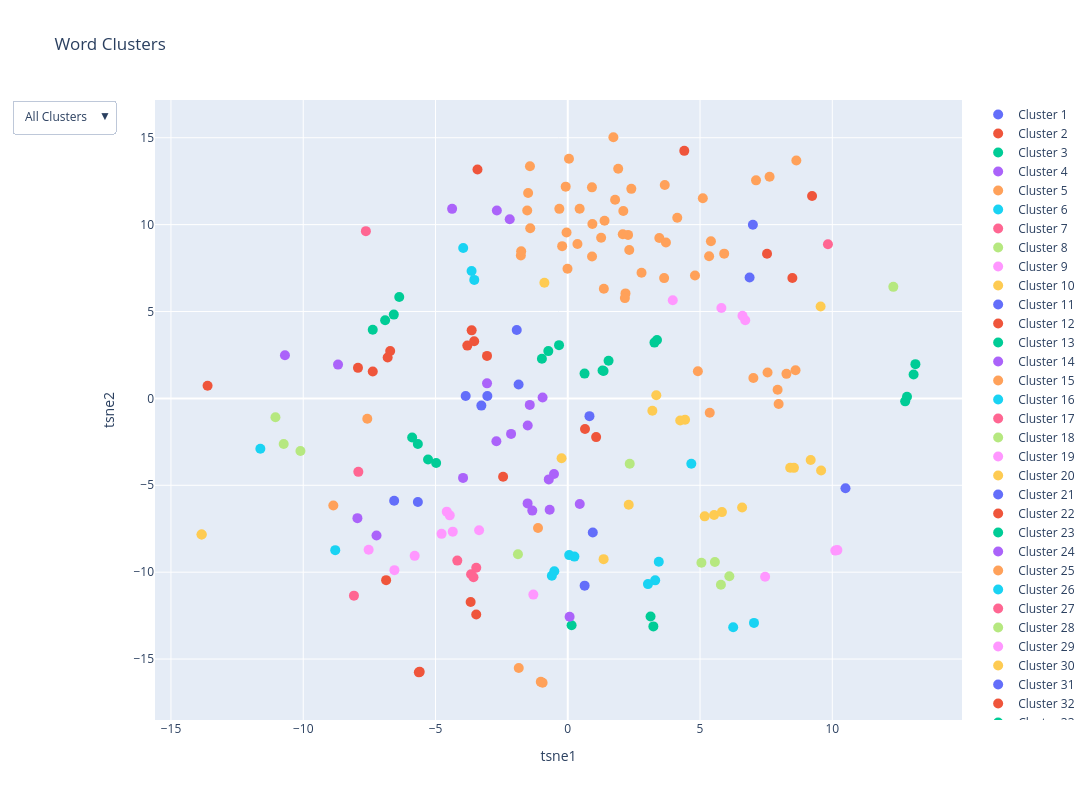

Notebook code cell kept with this figure:
### Code cell
import plotly.graph_objects as go
import pandas as pd

# Create a DataFrame for Plotly
df = pd.DataFrame({
    'PCA1': X_tsne[:, 0],
    'PCA2': X_tsne[:, 1],
    'Cluster': labels,
    'Word': contextual_adverb_embeddings.keys()
})
# pca1_min, pca1_max = df['PCA1'].min(), df['PCA1'].max()
# pca2_min, pca2_max = df['PCA2'].min(), df['PCA2'].max()
# Create a scatter plot with Plotly
fig = go.Figure()

# Add traces for each cluster
for cluster in range(1, optimal_clusters + 1):
    cluster_data = df[df['Cluster'] == cluster]
    fig.add_trace(go.Scatter(
        x=cluster_data['PCA1'],
        y=cluster_data['PCA2'],
        mode='markers',
        marker=dict(size=10),
        name=f'Cluster {cluster}',
        text=cluster_data['Word'],
        hovertemplate='%{text}<extra></extra>',
    ))

# Update layout with dropdown menu
fig.update_layout(
    title='Word Clusters',
    xaxis_title='tsne1',
    yaxis_title='tsne2',
    width=1600,  # Set the width of the figure
    height=800,  # Set the height of the figure
    # xaxis=dict(range=[pca1_min, pca1_max]),
    # yaxis=dict(range=[pca2_min, pca2_max]),
    updatemenus=[
        {
            'buttons': [
                {
                    'label': 'All Clusters',
                    'method': 'update',
                    'args': [{'visible': [True] * optimal_clusters},
                             {'title': 'All Clusters'}]
                }
            ] + [
                {
                    'label': f'Cluster {i}',
                    'method': 'update',
                    'args': [{'visible': [j == i - 1 for j in range(optimal_clusters)]},
                             {'title': f'Cluster {i}'}]
                } for i in range(1, optimal_clusters + 1)
            ],
            'direction': 'down',
            'showactive': True
        }
    ]
)

fig.show()
